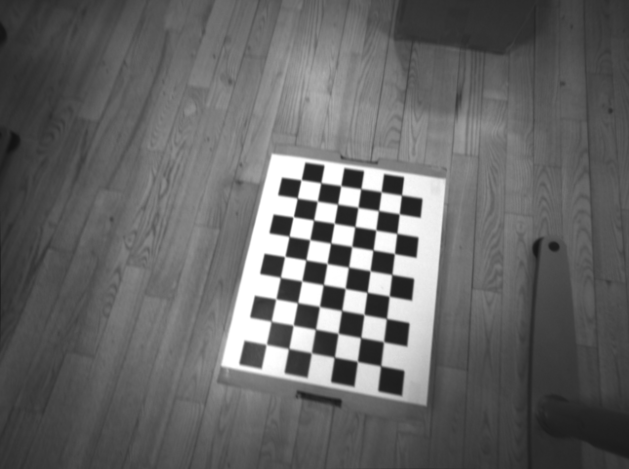
#> input picture Exercises_week4/rs_undistorted/left-undis-13.png, 629 x 469 px, given as the content of the folder rs, which was not available
$ python undistort.py
#> lines starting #> are read from the running program, lines starting #| are printed output that depends on the picture; pictures that were not available may be replaced by others from this repository, and a replacement may not be noted
import numpy as np
import cv2
import glob
import matplotlib.pyplot as plt
#from PIL import Image


#Implement the number of vertical and horizontal corners
nb_vertical = 9
nb_horizontal = 6


# termination criteria
#criteria = (cv2.TERM_CRITERIA_EPS + cv2.TERM_CRITERIA_MAX_ITER, 30, 0.001)

# prepare object points, like (0,0,0), (1,0,0), (2,0,0) ....,(6,5,0)
objp = np.zeros((nb_horizontal*nb_vertical,3), np.float32)
objp[:,:2] = np.mgrid[0:nb_vertical,0:nb_horizontal].T.reshape(-1,2)

# Arrays to store object points and image points from all the images.
objpoints_left = [] # 3d point in real world space
imgpoints_left = [] # 2d points in image plane.

images = glob.glob('rs/left-*.png')
assert images
d=0

for fname in images:
    img = cv2.imread(fname)
#> img is the input picture: shape (469, 629, 3); min 19, max 255, mean 101.7
    gray = cv2.cvtColor(img, cv2.COLOR_BGR2GRAY)

    #Implement findChessboardCorners here
    ret, corners = cv2.findChessboardCorners(gray,(nb_vertical,nb_horizontal), None)
#> ret = True; corners = 54 rows, first 8: [266.3, 344.3], [271.3, 321], [275.8, 298.8], [280.3, 277.4], [284.7, 256.4], [289, 236.4], [293.3, 216.8], [297.3, 197.9]

    # If found, add object points, image points (after refining them)
    if ret == True:
        objpoints_left.append(objp)

        imgpoints_left.append(corners)
        print("undistorting {} left image".format(d))
        ret, mtx, dist, rvecs, tvecs = cv2.calibrateCamera(objpoints_left, imgpoints_left, gray.shape[::-1], None, None)
#> ret = 0.0868; mtx = [[548.6, 0, 308.3], [0, 559.4, 201.1], [0, 0, 1]]; dist = [[-0.135, 1.74, 0.0154, -0.000345, -10.08]]; rvecs = ([-0.398, -0.267, -1.37],); tvecs = ([-1.83, 6.1, 24.01],)
        h,  w = img.shape[:2]
#> h = 469; w = 629
        newcameramtx, roi = cv2.getOptimalNewCameraMatrix(mtx,dist,(w,h),1,(w,h))
#> newcameramtx = [[494.1, 0, 277.7], [0, 179.7, 78.29], [0, 0, 1]]; roi = (0, 14, 566, 150)
        dst = cv2.undistort(img, mtx, dist, None, newcameramtx)
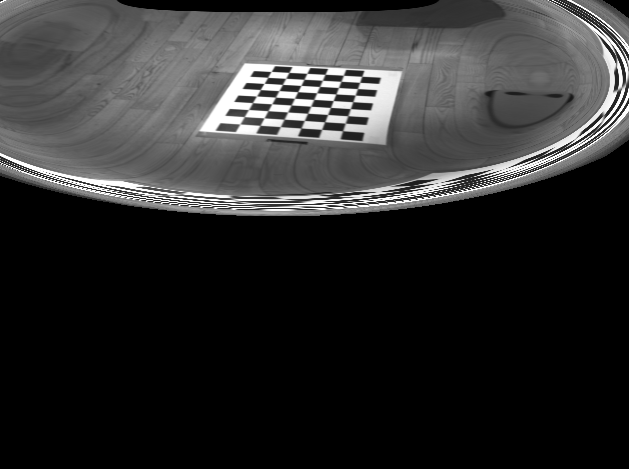
#> dst: shape (469, 629, 3); min 0, max 255, mean 46
        x,y,w,h = roi
#> x = 0; y = 14; w = 566; h = 150
        dst = dst[y:y+h, x:x+w]
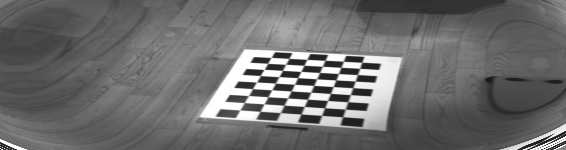
#> dst: shape (150, 566, 3); min 22, max 255, mean 109.3
        cv2.imwrite('rs_undistorted/left-undis-{}.png'.format(d), dst)
        d+=1


# Arrays to store object points and image points from all the images.
objpoints_right = [] # 3d point in real world space
imgpoints_right = [] # 2d points in image plane.

images = glob.glob('rs/right-*.png')
#> (the run stopped early here; a loop or call above may not have finished)

$ run again, on Exercises_week4/rs_undistorted/left-undis-20.png
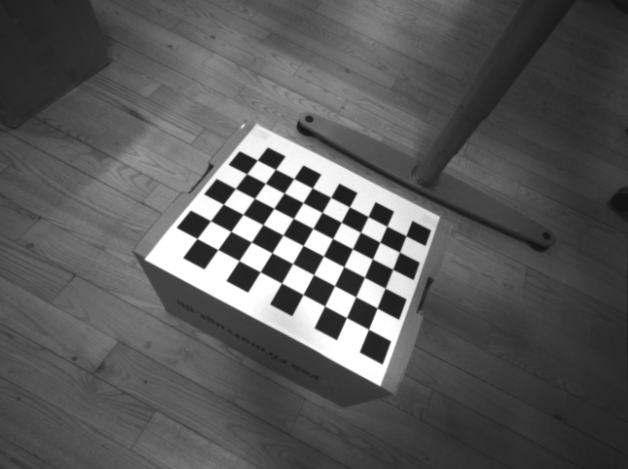
#> input picture Exercises_week4/rs_undistorted/left-undis-20.png, 628 x 469 px, given as the content of the folder rs, which was not available
#> img is the input picture: shape (469, 628, 3); min 18, max 255, mean 89.9
#> `ret, corners = cv2.findChessboardCorners(gray,(nb_vertical,nb_horizont..`: ret = True; corners = 54 rows, first 8: [368.5, 329.2], [346.5, 317.5], [324.6, 305.9], [303, 294.5], [281.5, 283.1], [260.1, 271.7], [238.9, 260.6], [217.8, 249.6]
#> `ret, mtx, dist, rvecs, tvecs = cv2.calibrateCamera(objpoints_left, img..`: ret = 0.117; mtx = [[387.9, 0, 319.4], [0, 389, 229.7], [0, 0, 1]]; dist = [[0.11, -1.79, 0.00698, -0.00458, 7.36]]; rvecs = ([0.0945, -0.737, -2.56],); tvecs = ([2, 4.01, 15.75],)
#> newcameramtx = [[915.7, 0, 295.1], [0, 425.3, 234.1], [0, 0, 1]]; roi = (199, 198, 205, 69)
#> `dst = cv2.undistort(img, mtx, dist, None, newcameramtx)`:
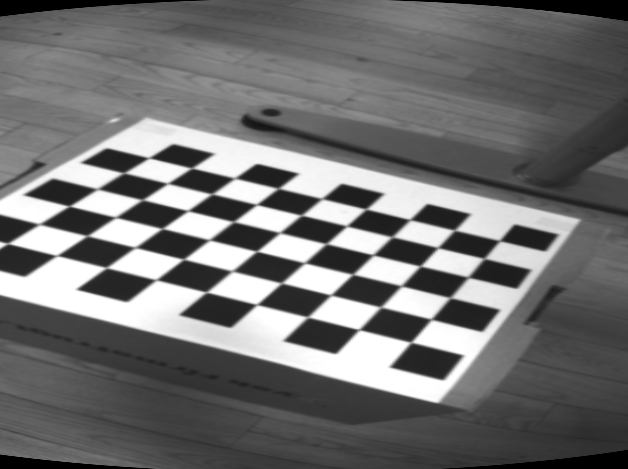
#> dst: shape (469, 628, 3); min 0, max 255, mean 112.3
#> `x,y,w,h = roi`: x = 199; y = 198; w = 205; h = 69
#> `dst = dst[y:y+h, x:x+w]`:
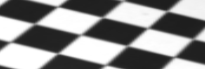
#> dst: shape (69, 205, 3); min 30, max 255, mean 139.9

$ run again, on Exercises_week4/rs_undistorted/left-undis-21.png
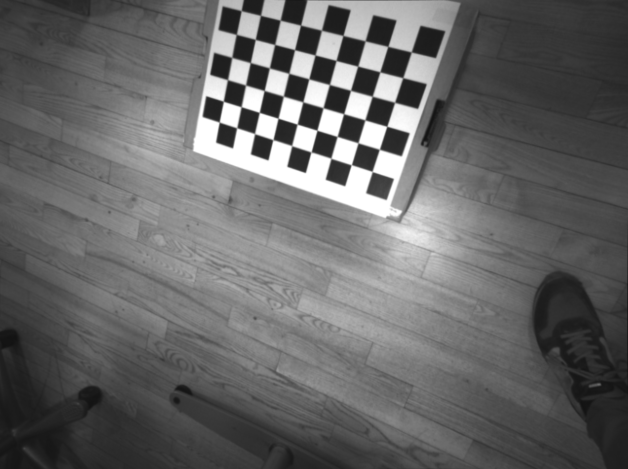
#> input picture Exercises_week4/rs_undistorted/left-undis-21.png, 628 x 469 px, given as the content of the folder rs, which was not available
#> img is the input picture: shape (469, 628, 3); min 19, max 255, mean 102.3
#> `ret, corners = cv2.findChessboardCorners(gray,(nb_vertical,nb_horizont..`: ret = True; corners = 54 rows, first 8: [372.1, 171.5], [351.3, 164.7], [330.9, 158.2], [311, 152.1], [291.7, 145.6], [272.9, 139.7], [254.6, 133.6], [236.7, 127.7]
#> `ret, mtx, dist, rvecs, tvecs = cv2.calibrateCamera(objpoints_left, img..`: ret = 0.086; mtx = [[690.1, 0, 311.4], [0, 619.4, 354.4], [0, 0, 1]]; dist = [[0.0768, -0.14, 0.00192, 0.0207, 0.119]]; rvecs = ([-0.626, 0.597, -2.65],); tvecs = ([2.45, -8.4, 28.67],)
#> newcameramtx = [[693.6, 0, 321.4], [0, 617.2, 354.4], [0, 0, 1]]; roi = (3, 12, 618, 452)
#> `dst = cv2.undistort(img, mtx, dist, None, newcameramtx)`:
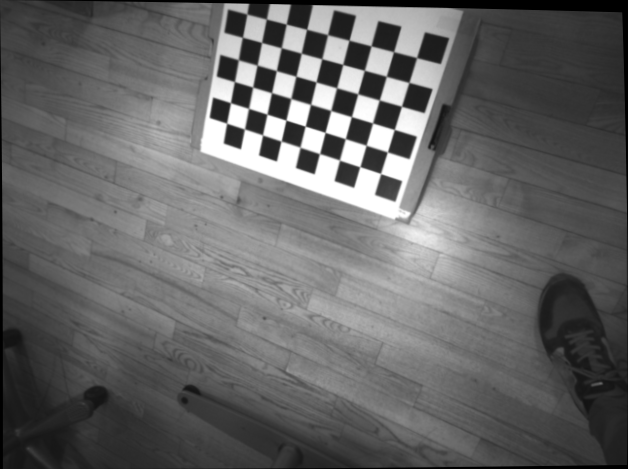
#> dst: shape (469, 628, 3); min 0, max 255, mean 100.7
#> `x,y,w,h = roi`: x = 3; y = 12; w = 618; h = 452
#> `dst = dst[y:y+h, x:x+w]`:
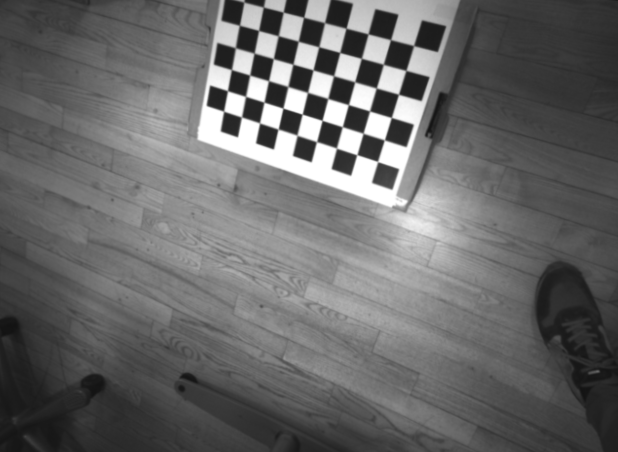
#> dst: shape (452, 618, 3); min 19, max 255, mean 103.8

$ run again, on Exercises_week4/rs_undistorted/left-undis-30.png
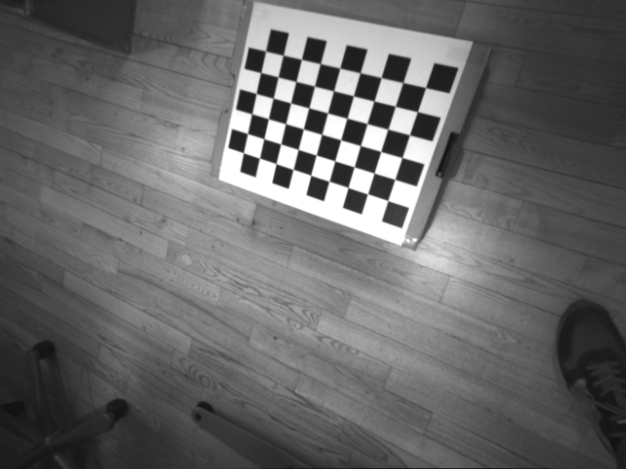
#> input picture Exercises_week4/rs_undistorted/left-undis-30.png, 626 x 469 px, given as the content of the folder rs, which was not available
#> img is the input picture: shape (469, 626, 3); min 18, max 255, mean 102.5
#> `ret, corners = cv2.findChessboardCorners(gray,(nb_vertical,nb_horizont..`: ret = True; corners = 54 rows, first 8: [387.8, 200.5], [367.5, 193.8], [348, 187.5], [329.1, 181.3], [310.7, 175.3], [293.1, 169.4], [276, 163.6], [259.4, 158.2]
#> `ret, mtx, dist, rvecs, tvecs = cv2.calibrateCamera(objpoints_left, img..`: ret = 0.0688; mtx = [[445.5, 0, 347.3], [0, 426, 257.6], [0, 0, 1]]; dist = [[0.0488, -0.167, -0.00103, 0.0165, 0.222]]; rvecs = ([-0.521, 0.343, -2.74],); tvecs = ([1.78, -2.64, 19.79],)
#> newcameramtx = [[447.7, 0, 355.7], [0, 424.7, 256.5], [0, 0, 1]]; roi = (17, 12, 601, 447)
#> `dst = cv2.undistort(img, mtx, dist, None, newcameramtx)`:
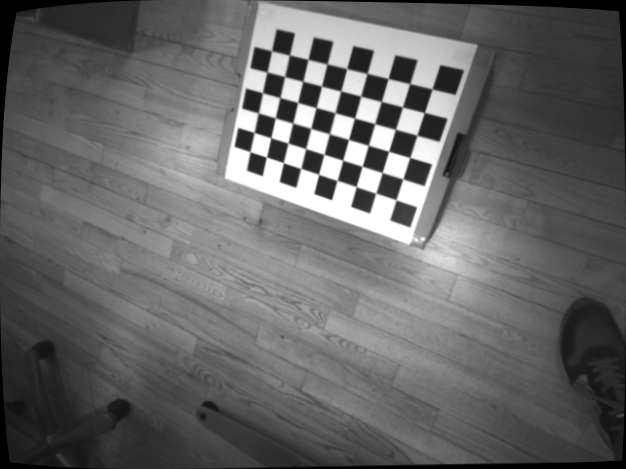
#> dst: shape (469, 626, 3); min 0, max 255, mean 101.3
#> `x,y,w,h = roi`: x = 17; y = 12; w = 601; h = 447
#> `dst = dst[y:y+h, x:x+w]`:
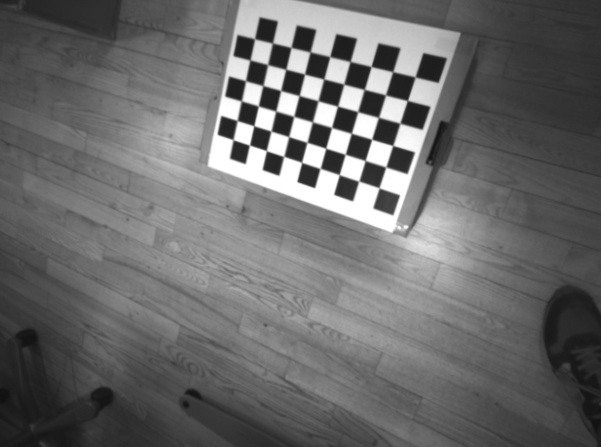
#> dst: shape (447, 601, 3); min 18, max 255, mean 106.3
